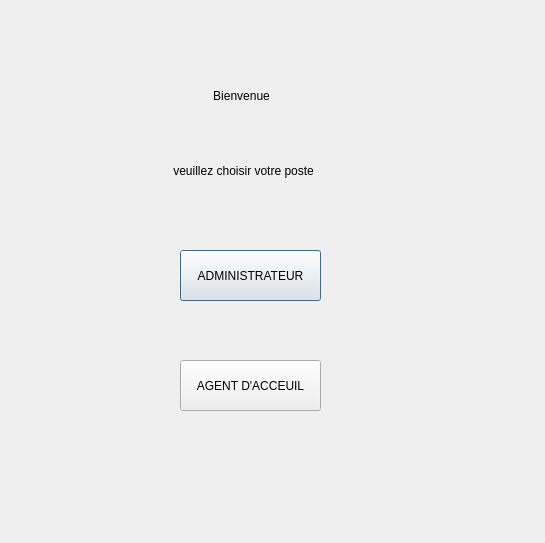
<?xml version="1.0" encoding="UTF-8"?>
<ui version="4.0">
 <class>ChoixAgent</class>
 <widget class="QDialog" name="ChoixAgent">
  <property name="geometry">
   <rect>
    <x>0</x>
    <y>0</y>
    <width>545</width>
    <height>543</height>
   </rect>
  </property>
  <property name="windowTitle">
   <string>Bienvenue</string>
  </property>
  <widget class="QLabel" name="label">
   <property name="geometry">
    <rect>
     <x>140</x>
     <y>50</y>
     <width>251</width>
     <height>91</height>
    </rect>
   </property>
   <property name="sizePolicy">
    <sizepolicy hsizetype="Preferred" vsizetype="Preferred">
     <horstretch>0</horstretch>
     <verstretch>0</verstretch>
    </sizepolicy>
   </property>
   <property name="frameShape">
    <enum>QFrame::NoFrame</enum>
   </property>
   <property name="text">
    <string>                      Bienvenue </string>
   </property>
  </widget>
  <widget class="QPushButton" name="pushButton_Admin">
   <property name="geometry">
    <rect>
     <x>180</x>
     <y>250</y>
     <width>141</width>
     <height>51</height>
    </rect>
   </property>
   <property name="text">
    <string>ADMINISTRATEUR</string>
   </property>
  </widget>
  <widget class="QPushButton" name="pushButton_A_acceuil">
   <property name="geometry">
    <rect>
     <x>180</x>
     <y>360</y>
     <width>141</width>
     <height>51</height>
    </rect>
   </property>
   <property name="text">
    <string>AGENT D'ACCEUIL</string>
   </property>
  </widget>
  <widget class="QLabel" name="label_2">
   <property name="geometry">
    <rect>
     <x>140</x>
     <y>120</y>
     <width>251</width>
     <height>101</height>
    </rect>
   </property>
   <property name="sizePolicy">
    <sizepolicy hsizetype="Preferred" vsizetype="Preferred">
     <horstretch>0</horstretch>
     <verstretch>0</verstretch>
    </sizepolicy>
   </property>
   <property name="frameShape">
    <enum>QFrame::NoFrame</enum>
   </property>
   <property name="text">
    <string>          veuillez choisir votre poste</string>
   </property>
  </widget>
 </widget>
 <resources/>
 <connections/>
</ui>
